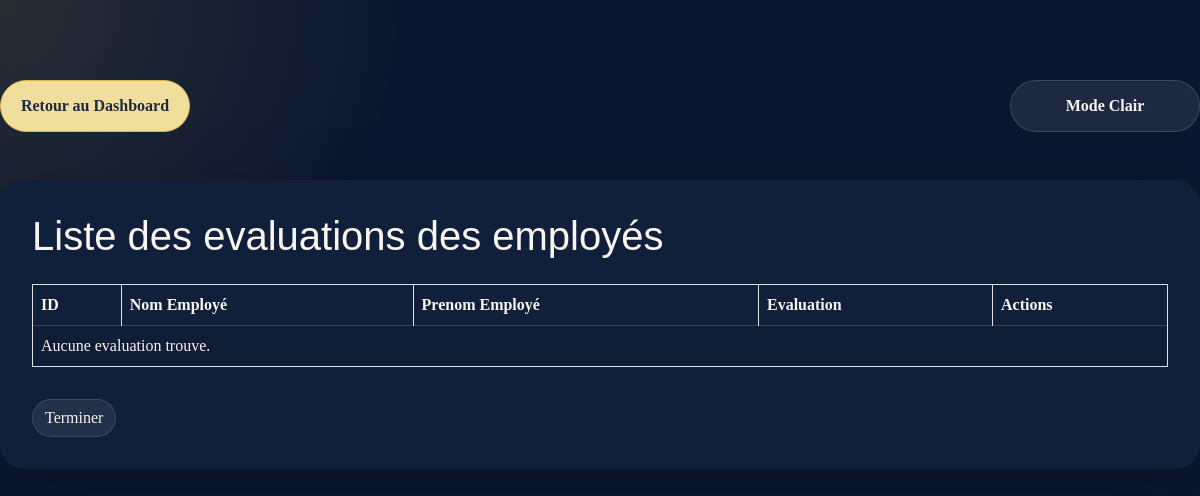
Before: /acceuil-man/evaluations/ with the older database file.
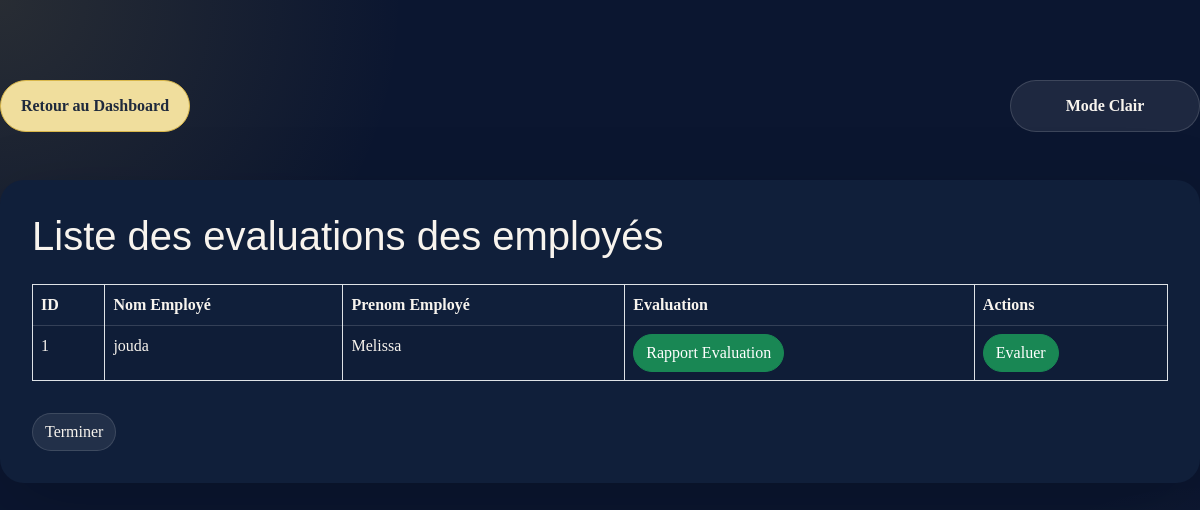
After: the same page with the newer database file.
### app1/models.py (models this page shows, shortened)
class Evaluation(models.Model):
    date_Evaluation= models.DateField(default=timezone.now)
    criteres= models.CharField(max_length=200)
    Resultat= models.CharField(max_length=200)
    Commentaire= models.CharField(max_length=500)
    Employe_Evaluation= models.ForeignKey(Employe, on_delete=models.CASCADE, related_name="evaluations")

class Employe(models.Model):
    nom= models.CharField(max_length=20)
    prenom= models.CharField(max_length=20)
    sexe = models.CharField(max_length=10, choices=[('Homme', 'Homme'), ('Femme', 'Femme')], default=0)
    date_de_naissance= models.DateField(default=timezone.now)
    date_aumbauche= models.DateField(default=timezone.now)
    adresse= models.CharField(max_length=30)
    Historique_professionnel= models.CharField(max_length=500)
    Service_Employe= models.ForeignKey(Service, on_delete=models.CASCADE)
    Competance_Employe=models.ManyToManyField(Competances, related_name="comp", blank=True)
    Employe_Formation= models.ManyToManyField(Formations, related_name="frm", blank=True)
    Employe_Utilisateur= models.OneToOneField(Utilisateur, on_delete=models.CASCADE, related_name="employe")
    photo_profil = models.ImageField(upload_to='profile_photos/', null=True, blank=True)

### app1/views.py (the view)
# urls.py: path('acceuil-man/evaluations/', views.liste_evaluations_Manager, name='liste_employes_Evaluations'),
def liste_evaluations_Manager(request):
    evaluations = Evaluation.objects.all()
    return render(request, 'liste_Evaluation.html', {'evaluations': evaluations})

### app1/templates/liste_Evaluation.html (shortened to what this page needs)
<!DOCTYPE html>
<html lang="en">
    {% load static %}
<head>
    <link rel="stylesheet" href="{% static 'css/bootstrap.min.css' %}">
    <link rel="stylesheet" href="{% static 'css/styles.css' %}">
</head>
<body>
    <div class="theme-control-bar">
        <a href="{% url 'acceuil_arh' %}" class="btn btn-primary" id="dashboard-return">Retour au Dashboard</a>
        <button id="theme-toggle" class="btn btn-secondary">Mode Clair/Sombre</button>
    </div>
    <div class="container mt-5">
        <h1 class="mb-4">Liste des evaluations des employés</h1>
        <table class="table table-bordered table-striped">
            <thead class="thead-dark">
                <tr>
                    <th>ID </th>
                    <th>Nom Employé</th>
                    <th>Prenom Employé</th>
                    <th>Evaluation</th>
                    <th>Actions</th>
                </tr>
            </thead>
            <tbody>
                {% for evaluation in evaluations %}
                <tr>
                    <td>{{ evaluation.id }}</td>
                    <td>{{ evaluation.Employe_Evaluation.nom }}</td>
                    <td>{{ evaluation.Employe_Evaluation.prenom }}</td>
                    <td><a href="{% url 'rapport_evaluation' evaluation.id %}" class="btn btn-success">Rapport Evaluation</a></td>
                    <td><a href="{% url 'evaluer_employe' evaluation.Employe_Evaluation.id  %}"  class="btn btn-success"> Evaluer </a></td>
                </tr>
                {% empty %}
                <tr>
                  <td colspan="8">Aucune evaluation trouve.</td>
                </tr>
                {% endfor %}
            </tbody>
        </table>
         <a href="{% url 'acceuil-man' %}" class="btn btn-secondary mt-3">Terminer</a>
    </div>
</body>
</html>

Changed rows visible on the page:
added Evaluation: id "1", Employe_Evaluation.nom "jouda", Employe_Evaluation.prenom "Melissa"
Other visible differences:
text no longer shown: "Aucune evaluation trouve."
